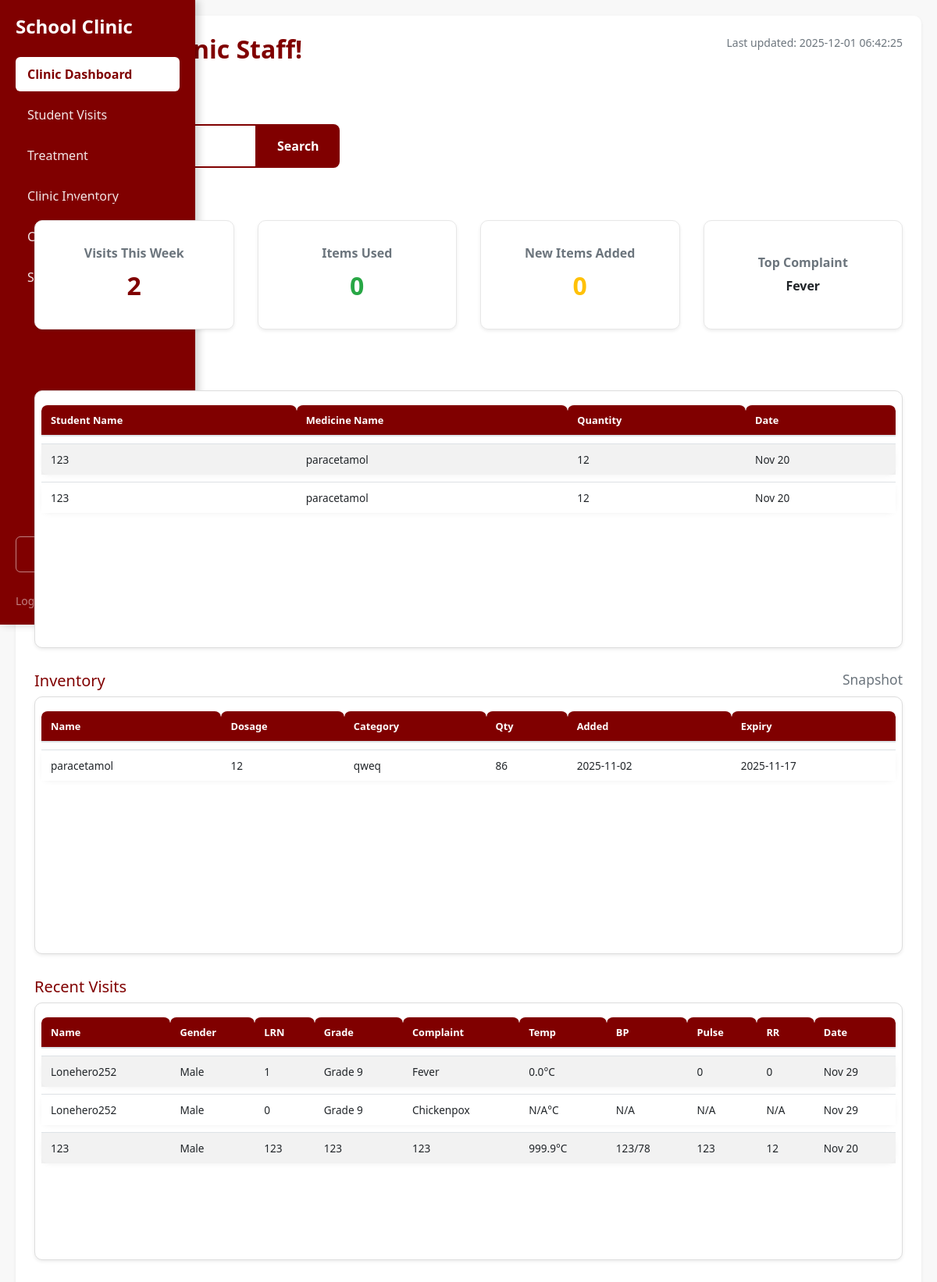
/dashboard_staff/index.php, run on the app's committed database.
### tables this page shows
CREATE TABLE `transaction` (
  `transactionID` int(11) NOT NULL,
  `quantity` int(11) NOT NULL,
  `transactionDate` date NOT NULL,
  `itemID` int(11) DEFAULT NULL,
  `studentID` int(11) DEFAULT NULL,
  `remarks` text NOT NULL
);

CREATE TABLE `studentrecord` (
  `ID` int(11) NOT NULL,
  `name` varchar(32) NOT NULL,
  `idNum` int(11) NOT NULL,
  `department` varchar(30) NOT NULL,
  `complaint` varchar(255) NOT NULL,
  `visitDate` date NOT NULL,
  `gender` enum('Male','Female') NOT NULL,
  `section` varchar(30) NOT NULL
);

CREATE TABLE `inventory` (
  `itemID` int(11) NOT NULL,
  `genericName` varchar(32) NOT NULL,
  `dosage` varchar(32) NOT NULL,
  `brand` varchar(32) NOT NULL,
  `category` varchar(32) NOT NULL,
  `addDate` date NOT NULL,
  `expDate` date NOT NULL,
  `quantity` int(11) NOT NULL
);

### dashboard_staff/pdo.php (called while the page is built, shortened)
<?php
class oop_class {
    private $conn;
    function __construct(){
        try {
            $connection = "mysql:host=" . SERVER . ";dbname=" . DBNAME . ";charset=utf8";
            $this->conn = new PDO($connection, USER, PASS);
            $this->conn->setAttribute(PDO::ATTR_ERRMODE, PDO::ERRMODE_EXCEPTION);
        } catch (PDOException $e) {
            echo "<script>alert('Connection Failed');</script>";
        }
    }
    public function show_inventory(){
        $select = "SELECT * FROM inventory";
        $stmt = $this->conn->prepare($select);
        $stmt->execute();
        return $stmt;
    }
    public function show_transactions(){
        $select = "
            SELECT
                t.transactionID,
                t.quantity,
                t.transactionDate,
                i.genericName AS medicineName,
                s.name AS studentName
            FROM transaction t
            LEFT JOIN inventory i ON t.itemID = i.itemID
            LEFT JOIN studentrecord s ON t.studentID = s.ID
            ORDER BY t.transactionID DESC
        ";
        $stmt = $this->conn->prepare($select);
        $stmt->execute();
        return $stmt;
    }
    public function get_weekly_visits() {
        $sql = "SELECT COUNT(*) AS total
                FROM studentrecord
                WHERE visitDate >= DATE_SUB(CURDATE(), INTERVAL 7 DAY)";
        return $this->conn->query($sql);
    }
    public function get_items_used_weekly() {
        $sql = "SELECT SUM(quantity) AS total
                FROM `transaction`
                WHERE transactionDate >= DATE_SUB(CURDATE(), INTERVAL 7 DAY)";
        return $this->conn->query($sql);
    }
    public function get_new_inventory_weekly() {
        $sql = "SELECT COUNT(*) AS total
                FROM inventory
                WHERE addDate >= DATE_SUB(CURDATE(), INTERVAL 7 DAY)";
        return $this->conn->query($sql);
    }
    public function get_common_complaint_weekly() {
        $sql = "SELECT complaint, COUNT(*) AS count
                FROM studentrecord
                WHERE visitDate >= DATE_SUB(CURDATE(), INTERVAL 7 DAY)
                GROUP BY complaint
                ORDER BY count DESC
                LIMIT 1";
        return $this->conn->query($sql);
    }
    public function show_studentRecords_with_vitals(){
        $select = "
            SELECT
            sr.*,
            sv.temperature,
            sv.bloodPressure,
            sv.pulse,
            sv.respiratoryRate,
            sv.vitalDate
            FROM studentrecord sr
            LEFT JOIN student_vitals sv ON sr.ID = sv.studentID
            AND sv.vitalDate = (
                SELECT MAX(vitalDate)
                FROM student_vitals sv2
                WHERE sv2.studentID = sr.ID
            )
            ORDER BY sr.visitDate DESC
        ";
        $stmt = $this->conn->prepare($select);
        $stmt->execute();
        return $stmt;
        }
}
?>

### dashboard_staff/index.php (the view, shortened to what this page needs)
<?php
include 'pdo.php';
$oop = new oop_class();
$fetch_inventory = $oop->show_inventory();
$fetch_studentRecords = $oop->show_studentRecords_with_vitals();
$fetch_transactions = $oop->show_transactions();
$weekly_visits = $oop->get_weekly_visits()->fetch(PDO::FETCH_ASSOC)['total'] ?? 0;
$weekly_items_used = $oop->get_items_used_weekly()->fetch(PDO::FETCH_ASSOC)['total'] ?? 0;
$weekly_new_inventory = $oop->get_new_inventory_weekly()->fetch(PDO::FETCH_ASSOC)['total'] ?? 0;
$common_complaint = $oop->get_common_complaint_weekly()->fetch(PDO::FETCH_ASSOC)['complaint'] ?? 'None';
include '../sidebar/sidebar.php';
?>
<!DOCTYPE html>
<html lang="en">
<head>
</head>
<body class="bg-light">
<div class="main-content">
    <div class="bg-white rounded p-4 shadow-sm">
        <div class="d-flex justify-content-between flex-wrap">
            <div>
                <h2 class="fw-bold mb-1">Welcome, Clinic Staff!</h2>
                <p class="text-muted">Overview of today's activity</p>
            </div>
            <div class="text-muted small">
                Last updated: <?= date('Y-m-d H:i:s'); ?>
            </div>
        </div>
        <div class="row g-4 mt-2">
            <div class="search-bar">
                <button class="search-btn" onclick="ajaxSearch()">Search</button>
            </div>
            <div class="col-12 mb-3">
                <h5 class="text-primary mb-2">Weekly Summary</h5>
                <div class="row g-3">
                    <div class="col-md-3">
                        <div class="bg-white p-3 rounded shadow-sm">
                            <h6 class="text-muted">Visits This Week</h6>
                            <div class="fs-3 fw-bold text-primary"><?= htmlspecialchars($weekly_visits) ?></div>
                        </div>
                    </div>
                    <div class="col-md-3">
                        <div class="bg-white p-3 rounded shadow-sm">
                            <h6 class="text-muted">Items Used</h6>
                            <div class="fs-3 fw-bold text-success"><?= htmlspecialchars($weekly_items_used) ?></div>
                        </div>
                    </div>
                    <div class="col-md-3">
                        <div class="bg-white p-3 rounded shadow-sm">
                            <h6 class="text-muted">New Items Added</h6>
                            <div class="fs-3 fw-bold text-warning"><?= htmlspecialchars($weekly_new_inventory) ?></div>
                        </div>
                    </div>
                    <div class="col-md-3">
                        <div class="bg-white p-3 rounded shadow-sm">
                            <h6 class="text-muted">Top Complaint</h6>
                            <div class="fw-bold"><?= htmlspecialchars($common_complaint) ?></div>
                        </div>
                    </div>
                </div>
            </div>
            <div class="col-lg-6">
                <h5 class="text-primary mb-2">Recent Transactions</h5>
                <div class="table-responsive bg-white rounded shadow-sm p-2" style="max-height: 350px; overflow-y: auto;">
                    <?php
                    if ($fetch_transactions && $fetch_transactions->rowCount() > 0) {
                        echo '<table class="table table-striped table-hover mb-0 small">';
                        echo '<thead class="table-light sticky-top" style="background-color: #f8f9fa;">
                                <tr>
                                    <th>Student Name</th>
                                    <th>Medicine Name</th>
                                    <th>Quantity</th>
                                    <th>Date</th>
                                </tr>
                            </thead><tbody>';
                        $fetch_transactions->execute();
                        while ($row = $fetch_transactions->fetch(PDO::FETCH_ASSOC)) {
                            echo "<tr>
                                    <td>" . htmlspecialchars($row['studentName'] ?? 'N/A') . "</td>
                                    <td>" . htmlspecialchars($row['medicineName'] ?? 'N/A') . "</td>
                                    <td>" . htmlspecialchars($row['quantity']) . "</td>
                                    <td>" . date('M j', strtotime($row['transactionDate'])) . "</td>
                                </tr>";
                        }
                        echo '</tbody></table>';
                    } else {
                        echo '<div class="p-4 text-center text-muted">No Transactions.</div>';
                    }
                    ?>
                </div>
            </div>
            <div class="col-lg-6">
                <h5 class="text-primary mb-2 d-flex justify-content-between">
                    Inventory <small class="text-muted">Snapshot</small>
                </h5>
                <div class="table-responsive bg-white rounded shadow-sm p-2" style="max-height: 350px; overflow-y: auto;">
                    <?php
                    if ($fetch_inventory && $fetch_inventory->rowCount() > 0) {
                        echo '<table class="table table-sm mb-0 small">';
                        echo '<thead class="table-light">
                                <tr>
                                    <th>Name</th>
                                    <th>Dosage</th>
                                    <th>Category</th>
                                    <th>Qty</th>
                                    <th>Added</th>
                                    <th>Expiry</th>
                                </tr>
                            </thead><tbody>';
                        while ($row = $fetch_inventory->fetch(PDO::FETCH_ASSOC)) {
                            echo "<tr>
                                    <td>" . htmlspecialchars($row['genericName']) . "</td>
                                    <td>" . htmlspecialchars($row['dosage']) . "</td>
                                    <td>" . htmlspecialchars($row['category']) . "</td>
                                    <td>" . htmlspecialchars($row['quantity']) . "</td>
                                    <td>" . htmlspecialchars($row['addDate']) . "</td>
                                    <td>" . htmlspecialchars($row['expDate']) . "</td>
                                </tr>";
                        }
                        echo '</tbody></table>';
                    } else {
                        echo '<div class="p-4 text-center text-muted">No Inventory Records.</div>';
                    }
                    ?>
                </div>
            </div>
            <div class="col-12">
                <h5 class="text-primary mb-2">Recent Visits</h5>
                <div class="table-responsive bg-white rounded shadow-sm p-2" style="max-height: 350px; overflow-y: auto;">
                    <?php
                    if ($fetch_studentRecords && $fetch_studentRecords->rowCount() > 0) {
                        echo '<table class="table table-striped table-hover mb-0 small">';
                        echo '<thead class="table-light sticky-top" style="background-color: #f8f9fa;">
                                <tr>
                                    <th>Name</th>
                                    <th>Gender</th>
                                    <th>LRN</th>
                                    <th>Grade</th>
                                    <th>Complaint</th>
                                    <th>Temp</th>
                                    <th>BP</th>
                                    <th>Pulse</th>
                                    <th>RR</th>
                                    <th>Date</th>
                                </tr>
                            </thead><tbody>';
                        $fetch_studentRecords->execute();
                        while ($row = $fetch_studentRecords->fetch(PDO::FETCH_ASSOC)) {
                            echo "<tr>
                                    <td>" . htmlspecialchars($row['name']) . "</td>
                                    <td>" . htmlspecialchars($row['gender'] ?? 'N/A') . "</td>
                                    <td>" . htmlspecialchars($row['idNum']) . "</td>
                                    <td>" . htmlspecialchars($row['department']) . "</td>
                                    <td>" . htmlspecialchars($row['complaint']) . "</td>
                                    <td>" . htmlspecialchars($row['temperature'] ?? 'N/A') . "°C</td>
                                    <td>" . htmlspecialchars($row['bloodPressure'] ?? 'N/A') . "</td>
                                    <td>" . htmlspecialchars($row['pulse'] ?? 'N/A') . "</td>
                                    <td>" . htmlspecialchars($row['respiratoryRate'] ?? 'N/A') . "</td>
                                    <td>" . date('M j', strtotime($row['visitDate'])) . "</td>
                                </tr>";
                        }
                        echo '</tbody></table>';
                    } else {
                        echo '<div class="p-4 text-center text-muted">No recent visits.</div>';
                    }
                    ?>
                </div>
            </div>
        </div>
    </div>
</div>
</body>
</html>

### sidebar/sidebar.php (style rules this page uses)
:root { --primary-maroon: #800000; --light-bg: #f8f8f8; }

### dashboard_staff/index.php (style rules this page uses)
:root { --primary-maroon: #800000; --primary-maroon-hover: #a00000; --light-bg: #f8f8f8; --card-bg: #ffffff; --shadow-color: rgba(0, 0, 0, 0.1); --text-muted: #6c757d; }
body { font-family: 'Segoe UI', Tahoma, Geneva, Verdana, sans-serif; background-color: var(--light-bg); margin: 0; padding: 0; }
.main-content { margin-left: 270px; padding: 30px 40px; min-height: 100vh; background-color: var(--light-bg); }
.bg-white { background-color: var(--card-bg); }
.rounded { border-radius: 10px !important; }
.shadow-sm { box-shadow: 0 4px 12px var(--shadow-color); transition: box-shadow 0.3s ease-in-out; }
h2, h5, h6 { color: var(--primary-maroon); margin-bottom: 15px; }
.fw-bold { font-weight: 700 !important; }
.text-primary { color: var(--primary-maroon) !important; }
.text-muted { color: var(--text-muted); }
.fs-3 { font-size: 2rem; }
.row { display: flex; flex-wrap: wrap; margin: 0 -15px; }
.col-md-3, .col-lg-6, .col-12 { padding: 0 15px; margin-bottom: 30px; }
.col-md-3 > div { padding: 25px; border: 1px solid #e7e7e7; text-align: center; cursor: default; user-select: none; border-radius: 10px; height: 140px; display: flex; flex-direction: column; justify-content: center; }
.col-md-3 > div h6 { font-weight: 600; color: #555; margin-bottom: 8px; }
.col-lg-6 > .table-responsive, .col-12 > .table-responsive { background-color: var(--card-bg); border: 1px solid #ddd; border-radius: 10px; padding: 15px 20px; min-height: 330px; box-shadow: 0 5px 15px rgba(0,0,0,0.05); overflow-x: auto; overflow-y: auto; }
.table { width: 100%; border-collapse: separate; border-spacing: 0 0.6rem; font-size: 0.85rem; }
.table thead tr th { background-color: var(--primary-maroon); color: #fff; font-weight: 700; padding: 10px 12px; border-radius: 8px 8px 0 0; text-align: left; font-size: 0.8rem; }
.table tbody tr { background-color: var(--card-bg); box-shadow: 0 2px 10px -4px rgba(0,0,0,0.1); border-radius: 8px; transition: background-color 0.3s ease; }
.table tbody tr td { padding: 10px 12px; vertical-align: middle; }
.search-bar { display: flex; justify-content: center; margin: 25px 0 35px; }
button.search-btn { padding: 14px 26px; font-weight: 600; background-color: var(--primary-maroon); border: none; color: #fff; border-radius: 0 8px 8px 0; cursor: pointer; transition: background-color 0.3s ease; }
@media (max-width: 1200px) { .main-content { margin-left: 0; padding: 20px; } }
@media (max-width: 1200px) { .col-lg-6, .col-12 { flex: 0 0 100%; max-width: 100%; } }

### data on the page
transaction: studentrecord.name "123", itemID.genericName "paracetamol", quantity "12", transactionDate "Nov 20"
transaction: studentrecord.name "123", itemID.genericName "paracetamol", quantity "12", transactionDate "Nov 20"
inventory: genericName "paracetamol", dosage "12", category "qweq", quantity "86", addDate "2025-11-02", expDate "2025-11-17"
studentrecord: name "Lonehero252", gender "Male", idNum "1", department "Grade 9", complaint "Fever", temperature "0.0", pulse "0", respiratoryRate "0", visitDate "Nov 29"
studentrecord: name "Lonehero252", gender "Male", idNum "0", department "Grade 9", complaint "Chickenpox", temperature "N/A", bloodPressure "N/A", pulse "N/A", respiratoryRate "N/A", visitDate "Nov 29"
studentrecord: name "123", gender "Male", idNum "123", department "123", complaint "123", temperature "999.9", bloodPressure "123/78", pulse "123", respiratoryRate "12", visitDate "Nov 20"

### other printed values
$weekly_visits "2"
$weekly_items_used "0"
$weekly_new_inventory "0"
$common_complaint "Fever"
